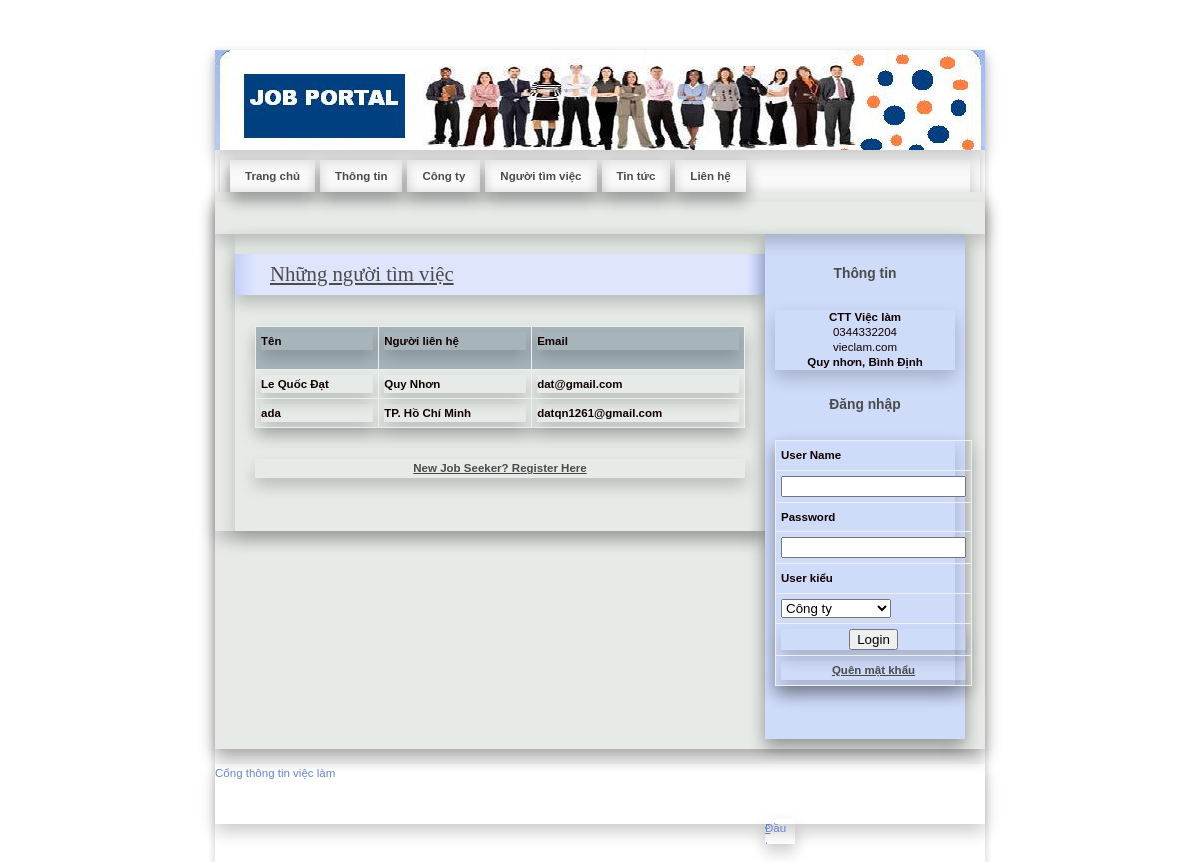
Screenshot of /JobSeeker.php with the database file from the repository.
### tables this page shows
CREATE TABLE `jobseeker_reg` (
  `JobSeekId` int(11) NOT NULL,
  `JobSeekerName` varchar(20) NOT NULL,
  `Address` varchar(100) NOT NULL,
  `City` varchar(20) NOT NULL,
  `Email` varchar(40) NOT NULL,
  `Mobile` bigint(20) NOT NULL,
  `Qualification` varchar(20) NOT NULL,
  `Gender` varchar(10) NOT NULL,
  `BirthDate` date NOT NULL,
  `Resume` varchar(200) NOT NULL,
  `Status` varchar(10) NOT NULL,
  `UserName` varchar(20) NOT NULL,
  `Password` varchar(20) NOT NULL,
  `Question` varchar(100) NOT NULL,
  `Answer` varchar(50) NOT NULL
);

### JobSeeker.php (the view, shortened to what this page needs)
<!DOCTYPE html PUBLIC "-//W3C//DTD XHTML 1.0 Strict//EN" "http://www.w3.org/TR/xhtml1/DTD/xhtml1-strict.dtd">
<html xmlns="http://www.w3.org/1999/xhtml" xml:lang="cs" lang="cs">
<head>
    <link rel="stylesheet" media="screen,projection" type="text/css" href="./css/main.css" />
    <link rel="stylesheet" media="print" type="text/css" href="./css/print.css" />
    <link rel="stylesheet" media="aural" type="text/css" href="./css/aural.css" />
</head>
<body id="www-url-cz">
<div id="main" class="box">
<?php
include "Header.php"
?>
<?php
include "menu.php"
?>
    <div id="page" class="box">
    <div id="page-in" class="box">
        <div id="strip" class="box noprint">
            <p id="breadcrumbs">&nbsp;</p>
        </div>
        <div id="content">
            <div class="article">
                <h2><span><a href="#">Những người tìm việc</a></span></h2>
                <p>
                <table width="100%" border="1" cellpadding="1" cellspacing="2" bordercolor="#006699" >
<tr>
<th height="32" bgcolor="#006699" class="style3"><div align="left" class="style9 style5 style2"><strong>Tên</strong></div></th>
<th bgcolor="#006699" class="style3"><div align="left" class="style9 style5 style2"><strong>Người liên hệ</strong></div></th>
<th bgcolor="#006699" class="style3"><div align="left" class="style9 style5 style2"><strong>Email</strong></div></th>
</tr>
<?php
$con = mysqli_connect("localhost","root","","job");
mysqli_set_charset($con, 'UTF8');
$sql = "select * from jobseeker_reg where Status='Confirm'";
$result = mysqli_query($con,$sql);
while($row = mysqli_fetch_array($result))
{
$Name=$row['JobSeekerName'];
$City=$row['City'];
$Email=$row['Email'];
?>
<tr>
<td class="style3"><div align="left" class="style9 style5"><strong><?php echo $Name;?></strong></div></td>
<td class="style3"><div align="left" class="style9 style5"><strong><?php echo $City;?></strong></div></td>
<td class="style3"><div align="left" class="style9 style5"><strong><?php echo $Email;?></strong></div></td>
</tr>
<?php
}
?>
</table>
                </p>
                <div align="center"><a href="JobSeekerReg.php"><strong>New Job Seeker? Register Here</strong></a>                  </div>
                <p class="btn-more box noprint">&nbsp;</p>
          </div>
        </div>
<?php
include "right.php"
?>
    </div>
    </div>
<?php
include "footer.php"
?>
</div>
</body>
</html>

### JobSeeker/css/main.css (style rules this page uses)
* { min-height: 1px; }
body { border: 0; margin: 0; padding: 0; background: #ffffff; font: 72%/160% "verdana", sans-serif; color: #120101; _text-align: center; }
a { color: #4b4b4b; }
p { border: 0; margin: 15px 0; padding: 0; }
div { display: block; border: 0; margin: 0; padding: 0; box-shadow: 0 8px 16px 0 rgba(0, 0, 0, 0.2); }
h1, h2, h3, h4, h5 { border: 0; margin: 15px 0 10px 0; padding: 0; font-weight: bold; }
h2 { font-size: 180%; line-height: 100%; font-family: "georgia", serif; font-weight: normal; }
table { display: table; border-collapse: collapse; margin: 15px 0; padding: 0; border: 1px solid rgb(238, 95, 95); font-size: 100%; box-shadow: 0 8px 16px 0 rgba(0, 0, 0, 0.2); }
tr { display: table-row; }
th, td { display: table-cell; border: 1px solid rgb(238, 238, 238); margin: 0; padding: 5px; vertical-align: top; text-align: left; }
th { background: rgba(81, 110, 128, 0.43); text-align: center; columns: #120101; font-weight: bold; }
a, img, span { border: 0; margin: 0; padding: 0; }
strong, .strong { font-weight: bold; }
.box { min-height: 1px; _height: 1px; }
.box:after { content: "."; display: block; line-height: 0px; font-size: 0px; visibility: hidden; clear: both; }
#main { width: 770px; margin: 50px auto 0 auto; _text-align: left; box-shadow: 0 4px 8px 0 rgba(0, 0, 0, 0.2); }
#page { width: 770px; min-height: 1px; background: #e7ebe8; _height: 1px; box-shadow: 0 8px 16px 0 rgba(0, 0, 0, 0.2); }
#page-in { min-height: 1px; padding: 10px 0; _height: 1px; box-shadow: 0 8px 16px 0 rgba(0, 0, 0, 0.2); }
#strip { position: relative; clear: both; padding: 3px 20px 10px 20px; color: #7a807c; }
#strip p { margin: 0; }
#strip #breadcrumbs { width: 520px; margin: 0; padding: 0; }
#content { float: left; width: 530px; _width: 550px; margin: 0; padding: 0 0 0 20px; }
#content .article { clear: both; margin: 0; padding: 20px; }
#content .article h2 { margin: 0 -20px; padding: 10px; background: #dee5fd url("../design/content_title_bg.gif") 0 0 repeat-y; color: #4b4b4b; box-shadow: 0 8px 16px 0 rgba(0, 0, 0, 0.2); }
#content .article h2 span { padding-left: 25px; }
#content .article p { text-align: justify; }
#content .btn-more { margin: 0 0 15px 0; padding: 0; border: 0; position: relative; }

### css/print.css (style rules this page uses)
body { border:0; margin:0; padding:0; font-size:12pt }
a { color:#000; text-decoration:none; }
h1, h2, h3 { page-break-after:avoid; page-break-inside:avoid; }
table { border-collapse: collapse; border-width:1px; border-style:solid; }
th, td { display:table-cell; border-width:1px; border-style:solid; }
.noprint { display:none; }

### css/aural.css (style rules this page uses)
body { voice-family:paul,male; volume:loud; speech-rate:slow; richness:90; stress:20; }
h1, h2, h3, h4, h5 { cue-before:url("ping.au"); }
p, table { pause:50ms; }
strong { pitch:medium; pitch-range:60; stress:90; richness:90; }

### JobSeeker.php (style rules this page uses)
.style2 { font-weight: bold }

### rows the page displays
jobseeker_reg: JobSeekerName "Le Quốc Đạt", City "Quy Nhơn", Email "dat@gmail.com"
jobseeker_reg: JobSeekerName "ada", City "TP. Hồ Chí Minh", Email "datqn1261@gmail.com"
